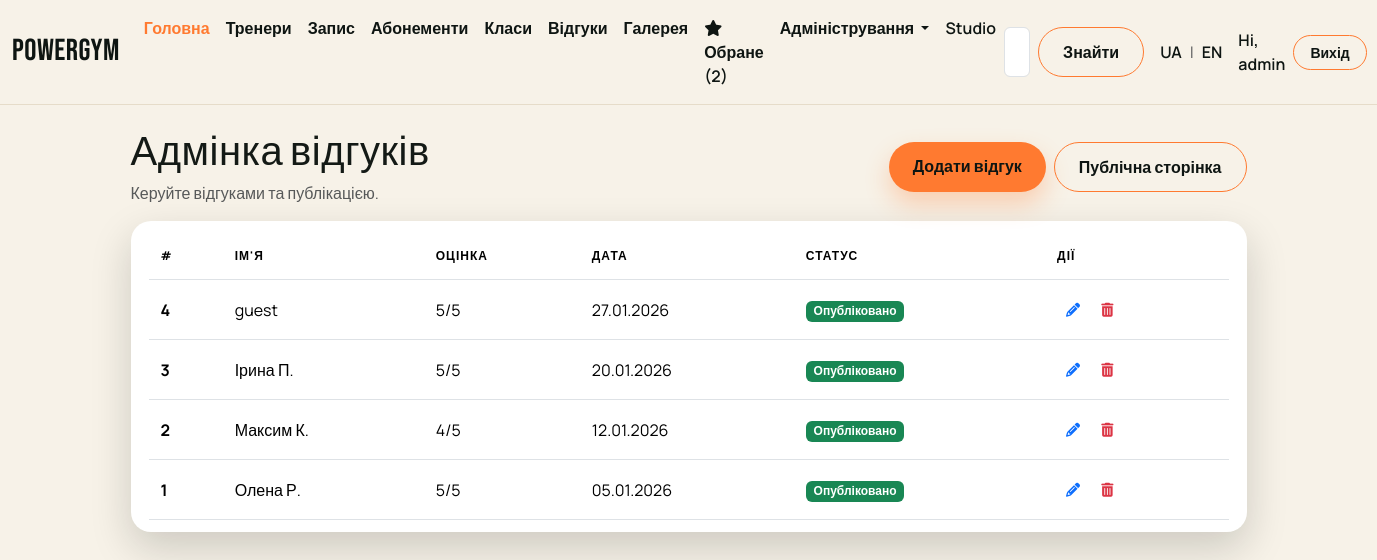
Screenshot of /reviews/list (signed in) with the database file from the repository.
### reviews/models.py (models this page shows, shortened)
class Review(models.Model):
    name = models.CharField("Ім'я", max_length=100)
    rating = models.IntegerField(
        "Оцінка", validators=[MinValueValidator(1), MaxValueValidator(5)]
    )
    text = models.TextField("Відгук")
    created_at = models.DateTimeField("Створено", auto_now_add=True)
    is_published = models.BooleanField("Опубліковано", default=True)
    class Meta:
        verbose_name = "Відгук"
        verbose_name_plural = "Відгуки"

### reviews/views.py (the view)
# urls.py: path("list", views.review_list),
@staff_required
def review_list(request):
    reviews = Review.objects.all().order_by("-created_at")
    return render(request, "reviews/list.html", {"reviews": reviews})

### favorites/context_processor.py (called while the page is built)
def favorite_barbers_count(request):
    return { 'fav_count': get_count_of_favorite_barbers(request) }

### favorites/favorites.py (called while the page is built)
def _is_authenticated(request):
    user = getattr(request, "user", None)
    return bool(user and getattr(user, "is_authenticated", False))

def _get_session_favorites(request):
    return request.session.get(FAVORITE_BARBERS_KEY, [])

def _merge_session_to_user(request):
    if not _is_authenticated(request):
        return
    session_ids = _get_session_favorites(request)
    if not session_ids:
        return
    for barber_id in session_ids:
        Favorite.objects.get_or_create(user=request.user, barber_id=barber_id)
    _set_session_favorites(request, [])

def get_count_of_favorite_barbers(request):
    if _is_authenticated(request):
        _merge_session_to_user(request)
        return Favorite.objects.filter(user=request.user).count()
    return len(_get_session_favorites(request))

### home/context_processors.py (called while the page is built)
def ui_text(request):
    lang = request.session.get("lang", "uk")
    if lang not in ("uk", "en"):
        lang = "uk"
    return {"t": get_translations(lang), "lang": lang}

### home/translations.py (called while the page is built)
def get_translations(lang):
    return TRANSLATIONS.get(lang, TRANSLATIONS["uk"])

### reviews/templates/reviews/list.html
{% extends "layout.html" %} {% block content %}
<section class="py-4 admin-page">
  <div class="d-flex flex-wrap align-items-center justify-content-between gap-3 mb-3">
    <div>
      <h1 class="mb-1">Адмінка відгуків</h1>
      <p class="text-muted mb-0">Керуйте відгуками та публікацією.</p>
    </div>
    <div class="d-flex gap-2">
      <a class="btn btn-gym" href="/reviews/create">Додати відгук</a>
      <a class="btn btn-gym-outline" href="/reviews">Публічна сторінка</a>
    </div>
  </div>
  <div class="table-card">
    <table class="table table-hover align-middle mb-0">
      <thead>
        <tr>
          <th scope="col">#</th>
          <th scope="col">Ім'я</th>
          <th scope="col">Оцінка</th>
          <th scope="col">Дата</th>
          <th scope="col">Статус</th>
          <th scope="col">Дії</th>
        </tr>
      </thead>
      <tbody>
        {% for review in reviews %}
        <tr>
          <th scope="row">{{ review.id }}</th>
          <td>{{ review.name }}</td>
          <td>{{ review.rating }}/5</td>
          <td>{{ review.created_at|date:"d.m.Y" }}</td>
          <td>
            {% if review.is_published %}
            <span class="badge text-bg-success">Опубліковано</span>
            {% else %}
            <span class="badge text-bg-secondary">Чернетка</span>
            {% endif %}
          </td>
          <td>
            <a
              href="/reviews/edit/{{ review.id }}"
              class="btn btn-sm text-primary"
            >
              <i class="fa-solid fa-pencil"></i>
            </a>
            <a
              href="/reviews/delete/{{ review.id }}"
              class="btn btn-sm text-danger"
            >
              <i class="fa-solid fa-trash-can"></i>
            </a>
          </td>
        </tr>
        {% empty %}
        <tr>
          <td colspan="6" class="text-muted">Відгуків не знайдено.</td>
        </tr>
        {% endfor %}
      </tbody>
    </table>
  </div>
</section>
{% endblock %}

### treners/templates/layout.html (shortened to what this page needs)
{% load static %}
<!DOCTYPE html>
<html lang="uk">
  <head>
    <link
      href="https://cdn.jsdelivr.net/npm/bootstrap@5.3.8/dist/css/bootstrap.min.css"
      rel="stylesheet"
    />
    <link rel="stylesheet" href="{% static 'css/style.css' %}" />
  </head>
  <body>
    <nav class="navbar navbar-expand-lg navbar-gym">
      <div class="container-fluid">
        <a class="navbar-brand" href="/">PowerGym</a>
        <div class="collapse navbar-collapse" id="navbarSupportedContent">
          <ul class="navbar-nav me-auto mb-2 mb-lg-0">
            <li class="nav-item">
              <a class="nav-link active" aria-current="page" href="/"
                >{{ t.nav_home }}</a
              >
            </li>
            <li class="nav-item">
              <a class="nav-link" href="/barbers">{{ t.nav_trainers }}</a>
            </li>
            <li class="nav-item">
              <a class="nav-link" href="/book">{{ t.nav_book }}</a>
            </li>
            <li class="nav-item">
              <a class="nav-link" href="/#memberships">{{ t.nav_memberships }}</a>
            </li>
            <li class="nav-item">
              <a class="nav-link" href="/services">{{ t.nav_classes }}</a>
            </li>
            <li class="nav-item">
              <a class="nav-link" href="/reviews">{{ t.nav_reviews }}</a>
            </li>
            <li class="nav-item">
              <a class="nav-link" href="/gallery">{{ t.nav_gallery }}</a>
            </li>
            <li class="nav-item">
              <a class="nav-link" aria-current="page" href="/favorites">
                <i class="fa-solid fa-star"></i> {{ t.nav_favorites }} ({{ fav_count }})
              </a>
            </li>
            <li class="nav-item dropdown">
              <a
                class="nav-link dropdown-toggle"
                href="#"
                role="button"
                data-bs-toggle="dropdown"
                aria-expanded="false"
              >
                {{ t.nav_admin }}
              </a>
            </li>
            <li class="nav-item">
              <a class="nav-link disabled" aria-disabled="true">{{ t.nav_studio }}</a>
            </li>
          </ul>
          <form class="d-flex" role="search" method="get" action="/barbers">
            <input
              class="form-control me-2"
              type="search"
              name="text"
              placeholder="{{ t.nav_search_placeholder }}"
              aria-label="Search"
            />
            <button class="btn btn-gym-outline" type="submit">
              {{ t.nav_search_button }}
            </button>
          </form>
          <div class="lang-switch ms-3 d-flex align-items-center gap-2">
            <a class="nav-link p-0" href="/lang/uk/">UA</a>
            <span class="text-muted">|</span>
            <a class="nav-link p-0" href="/lang/en/">EN</a>
          </div>
          <div class="auth-links ms-3 d-flex align-items-center gap-2">
            {% if user.is_authenticated %}
            <span class="nav-link p-0">Hi, {{ user.username }}</span>
            <a class="btn btn-gym-outline btn-sm" href="/logout"
              >{{ t.auth_logout }}</a
            >
            {% endif %}
          </div>
        </div>
      </div>
    </nav>
    <div class="container">{% block content %} {% endblock %}</div>
  </body>
</html>

### static/css/style.css (style rules this page uses)
:root { --gym-ink: #141a16; --gym-dark: #0e1512; --gym-cream: #f7f2e8; --gym-sand: #e6dcc9; --gym-accent: #ff7a30; --gym-accent-2: #b4f272; --gym-shadow: rgba(15, 20, 18, 0.18); }
body { font-family: "Manrope", sans-serif; background: var(--gym-cream); color: var(--gym-ink); }
h1, h2, h3, .navbar-brand, .hero-title, .section-title { font-family: "Bebas Neue", sans-serif; letter-spacing: 0.5px; }
.navbar-gym { background: var(--gym-cream); border-bottom: 1px solid var(--gym-sand); }
.navbar-gym .navbar-brand { font-size: 1.9rem; color: var(--gym-dark); }
.navbar-gym .nav-link { color: var(--gym-dark); font-weight: 600; }
.navbar-gym .nav-link.active, .navbar-gym .nav-link:hover { color: var(--gym-accent); }
.lang-switch .nav-link { font-weight: 600; color: var(--gym-dark); }
.auth-links .nav-link { font-weight: 600; color: var(--gym-dark); }
.auth-links .btn { padding: 6px 16px; border-radius: 999px; }
.btn-gym { background: var(--gym-accent); color: var(--gym-dark); border: none; padding: 12px 24px; font-weight: 700; border-radius: 999px; box-shadow: 0 12px 24px rgba(255, 122, 48, 0.3); }
.btn-gym-outline { border: 1px solid rgba(255, 255, 255, 0.35); color: #fef7ed; padding: 12px 24px; border-radius: 999px; font-weight: 600; background: transparent; }
.navbar-gym .btn-gym-outline { color: var(--gym-dark); border-color: var(--gym-accent); }
.table-card { background: #fff; border-radius: 20px; padding: 12px 18px; box-shadow: 0 16px 40px var(--gym-shadow); }
.table-card thead { text-transform: uppercase; font-size: 0.75rem; letter-spacing: 1px; color: #6b7b71; }
.table-card .table > :not(caption) > * > * { padding: 14px 12px; }
.admin-page .btn-gym-outline { color: var(--gym-dark); border-color: var(--gym-accent); }

### rows the page displays
Review: id "4", name "guest", rating "5", created_at "27.01.2026", is_published "Опубліковано"
Review: id "3", name "Ірина П.", rating "5", created_at "20.01.2026", is_published "Опубліковано"
Review: id "2", name "Максим К.", rating "4", created_at "12.01.2026", is_published "Опубліковано"
Review: id "1", name "Олена Р.", rating "5", created_at "05.01.2026", is_published "Опубліковано"

### other values shown
{{ t.nav_home }} "Головна"
{{ t.nav_trainers }} "Тренери"
{{ t.nav_book }} "Запис"
{{ t.nav_memberships }} "Абонементи"
{{ t.nav_classes }} "Класи"
{{ t.nav_reviews }} "Відгуки"
{{ t.nav_gallery }} "Галерея"
{{ t.nav_favorites }} "Обране"
{{ fav_count }} "2"
{{ t.nav_admin }} "Адміністрування"
{{ t.nav_studio }} "Studio"
{{ t.nav_search_button }} "Знайти"
{{ user.username }} "admin"
{{ t.auth_logout }} "Вихід"
